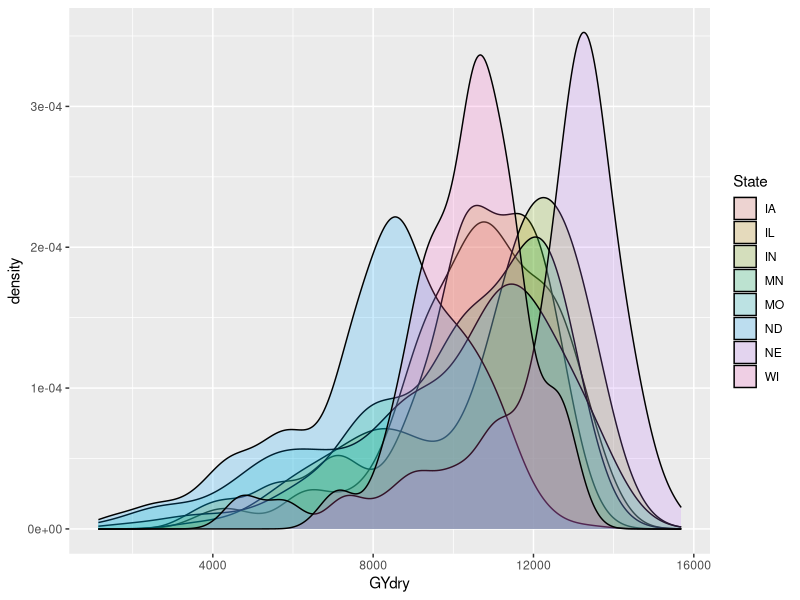
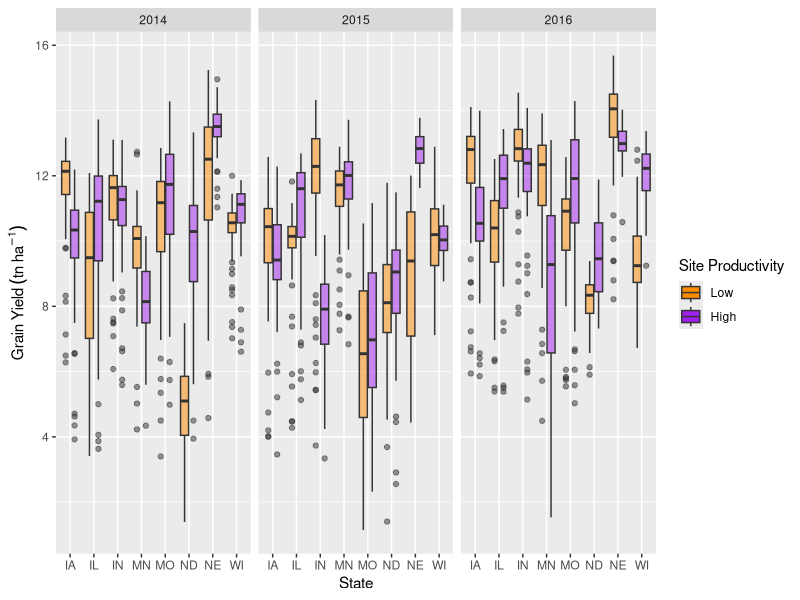
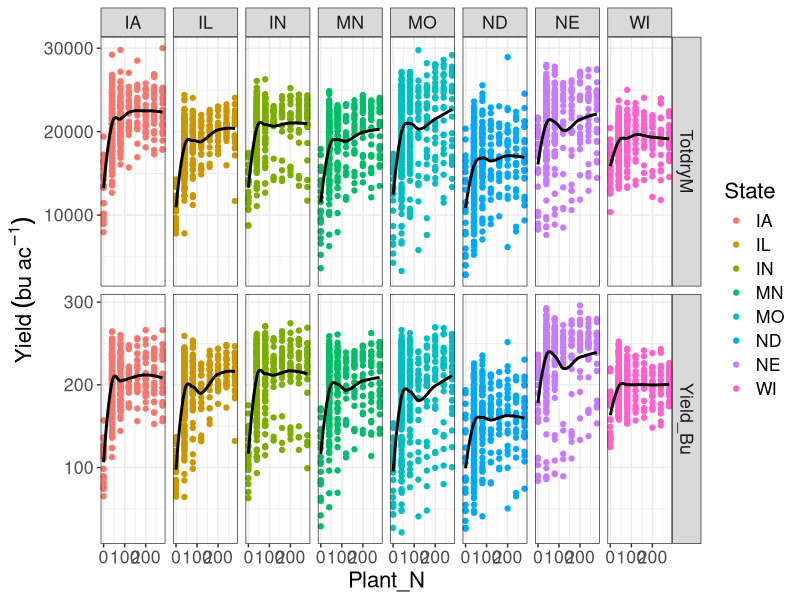
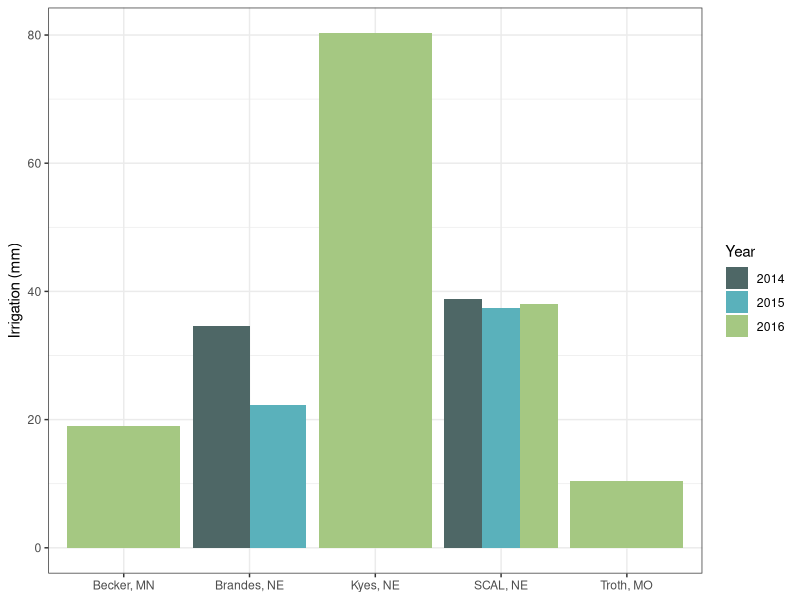
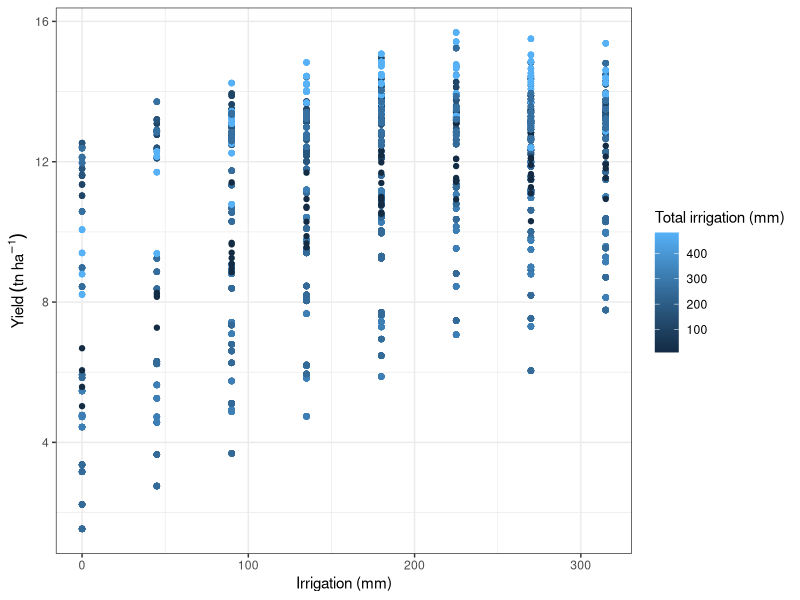

These charts were generated, in order, by the following R code:
## ---- chunk 1
library(tidyverse)
library(readxl)
## ---- chunk 2
df <- read_excel("../Data/dens_yield.xlsx")
## ---- chunk 3
# Create a new column for plant density by categorizing the density into low, medium (&), and high according to the .33 and .66 quantiles. 

## ---- chunk 4
# Create an empty canvas

## ---- chunk 5
# Create am scatter plot showing corn yield vs plant density

## ---- chunk 6

## ---- chunk 7
# Create an scatter plot showing corn yield vs plant density and incorporate the plant density as a categorical variable.

# Color by class
  

# Shape by class (increase size)


# Color and shape by class

## ---- chunk 8

# Adjust the limits of the limits of the axis (limits)


# Change the colors (do not let ggplot chooses the colors for you (c())

## ---- chunk 9
# Split the scatter plot according to the density categories

## ---- chunk 10
# Default themes + customizables 

## ---- chunk 11
# Save in png and jpeg (dimensions, resolution, ...)

## ---- chunk 12
library(tidyverse)
library(readxl)
## ---- chunk 13
crop_info <- readxl::read_excel("../Data/N_initiative/Yield_Plant_Measurements.xlsx",
                   sheet = 2) %>% 
  mutate(across(where(is.character), 
                ~na_if(., "."))) %>% 
  mutate(across(VTPwet:R4N,
                ~as.numeric(.)))
## ---- chunk 14
site_info <- readxl::read_excel("../Data/N_initiative/1.Site_Characterization.xlsx",
                   sheet = 2) %>% 
  rename(`Trial#` = `Trail#`) %>% 
  mutate(across(where(is.character), 
                ~na_if(., "."))) %>% 
  mutate(across(Clay:WC,
                ~as.numeric(.)))
## ---- chunk 15
irrig_info <- readxl::read_excel("../Data/N_initiative/11.Irrigation.xlsx",
                   sheet = 2) %>% 
  mutate(across(where(is.character), 
                ~na_if(., "."))) %>% 
  mutate(HOBO_flag = as.numeric(HOBO_flag))
## ---- chunk 16
glimpse(crop_info)
glimpse(site_info)
## ---- chunk 17
summary(crop_info$GYdry)
summary(site_info)

crop_info %>% 
  ggplot()+
  geom_density(aes(x = GYdry, fill = State), alpha = 0.2)
## ---- chunk 18
unique(crop_info$Site_Prod)

crop_info %>% 
  mutate(Site_Prod = factor(Site_Prod, 
                            levels = c("Low", "High"))) %>%
  
  ggplot(aes(x = State, y = GYdry/1000, alpha = Site_Prod)) +
  geom_boxplot(aes(fill = Site_Prod), show.legend = T) +
  labs(y = expression(Grain~Yield~(tn~ha^{-1})),
       fill = "Site Productivity") +
  scale_fill_manual(values = c(Low = "darkorange", High = "purple")) +
  scale_alpha_manual(values = c("Low" = 0.5, "High" = 0.5), guide = "none") + 
  facet_wrap(~Year)
## ---- chunk 19
unique(crop_info$Site_Prod)

crop_info %>% 
  select(State, Yield_Bu, TotdryM, Plant_N) %>%
  pivot_longer(cols = c(Yield_Bu, TotdryM), names_to = "variable", values_to = "value") %>%
  ggplot(aes(x = Plant_N, y = value))+
  geom_point(aes(color = State))+
  geom_smooth(se = F, color = "black")+
  labs(y = expression(Yield~(bu~ac^{-1})),
       fill = "Site productivity")+
  facet_grid(variable~State, scales = "free")+
  theme_bw()+
  theme(text = element_text(size = 16))
## ---- chunk 20
irrig_info %>%
  unite("location", c("Site", "State"), sep = ", ", remove = F) %>%
  ggplot(aes(location, Irrg_mm))+
  geom_col(aes(fill = factor(Year), group = factor(Year)), 
           position = position_dodge())+
  labs(fill = "Year",
       y = "Irrigation (mm)")+
  theme_bw()+
  scale_fill_manual(values = c("#4E6766", "#5AB1BB", "#A5C882"))+
  theme(axis.title.x = element_blank())
## ---- chunk 21
crop_info %>% 
  summarise(across(everything(), ~sum(is.na(.))))
## ---- chunk 22
crop_info %>%
  drop_na(GYdry)
## ---- chunk 23
site_crop_info <- crop_info %>%
  left_join(site_info, by = "Trial#")
## ---- chunk 24
crop_info %>%
  right_join(irrig_info) %>% # Keep all rows of irrig_info
  group_by(Year, State, Site, `Trial#`, Plant_N_SI, Side_N_SI, GYdry) %>% 
  summarise(Irrg_tot_mm = sum(Irrg_mm),
            Napplied = Plant_N_SI + Side_N_SI) %>%
  ungroup() %>% 
  unite("Location", c("Site", "State"), sep = ", ", remove = F) %>%
  ggplot(aes(Napplied, GYdry/1000))+
  geom_point(aes(color = Irrg_tot_mm))+
  labs(color = "Total irrigation (mm)",
       y = expression(Yield~(tn~ha^{-1})),
       x = "Irrigation (mm)")+
  theme_bw()
